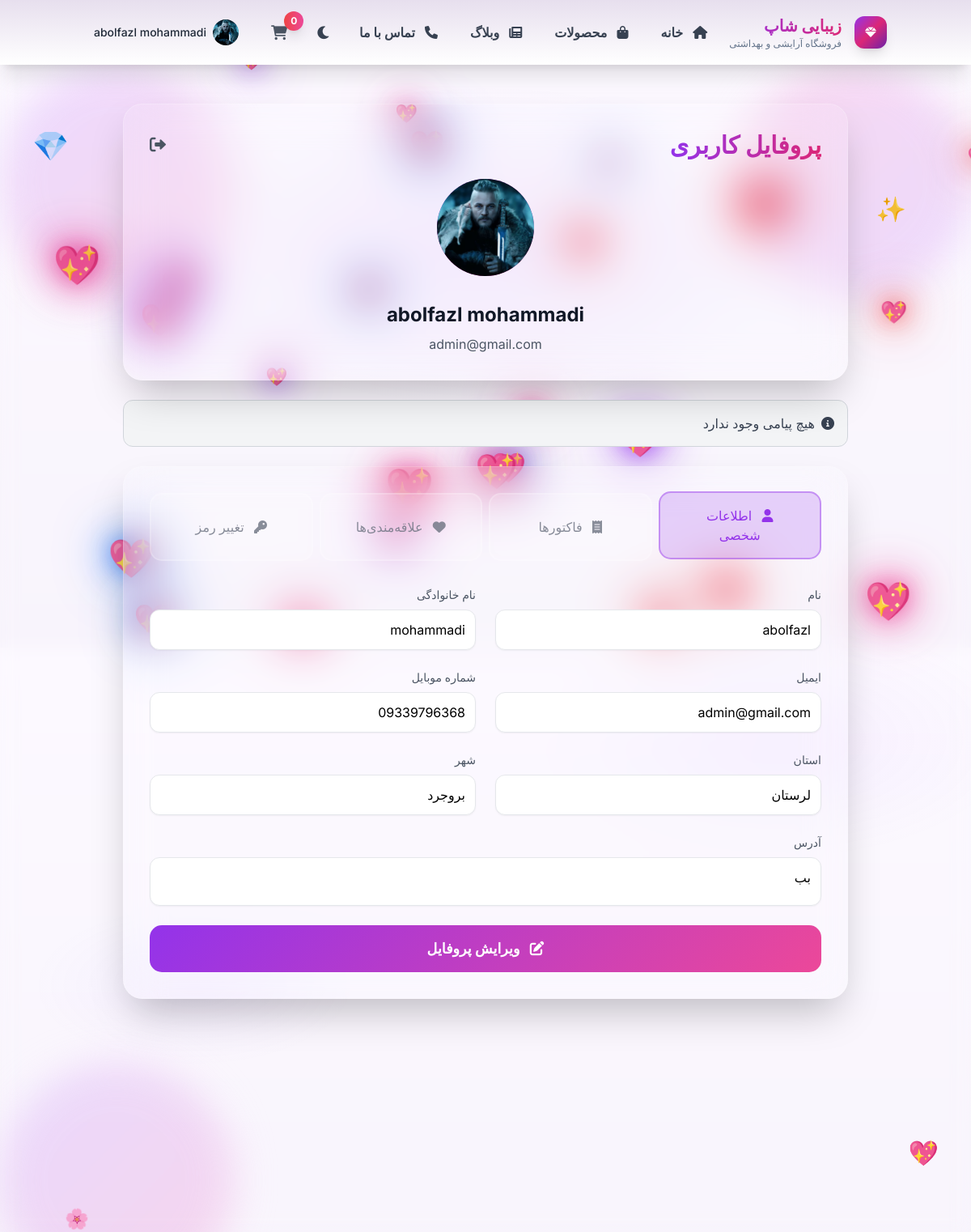
The app's page /accounts/profile/ (signed in) with its own data.
### core/models.py (models this page shows, shortened)
class User(AbstractUser):
    email = models.EmailField(unique=True, verbose_name='ایمیل')
    phone = models.CharField(max_length=11, unique=True, verbose_name='شماره موبایل')
    first_name = models.CharField(max_length=100, verbose_name='نام')
    last_name = models.CharField(max_length=100, verbose_name='نام خانوادگی')
    profile_image = models.ImageField(
        upload_to=user_profile_image_path, blank=True, null=True, verbose_name='عکس پروفایل'
    )
    province = models.ForeignKey(Province, on_delete=models.SET_NULL, null=True, blank=True, verbose_name='استان')
    city = models.ForeignKey(City, on_delete=models.SET_NULL, null=True, blank=True, verbose_name='شهر')
    address = models.CharField(max_length=300, blank=True, null=True, verbose_name='آدرس دقیق')
    updated_at = models.DateTimeField(auto_now=True, verbose_name='تاریخ بروزرسانی')
    USERNAME_FIELD = 'email'
    REQUIRED_FIELDS = ['username']
    class Meta:
        verbose_name = 'کاربر'
        verbose_name_plural = 'کاربران'

class Province(models.Model):
    name = models.CharField(verbose_name=_("اسم استان"), unique=True, max_length=511)

class City(models.Model):
    province = models.ForeignKey(Province, verbose_name=_("استان"), on_delete=models.CASCADE, related_name="cities")
    name = models.CharField(verbose_name=_("اسم شهر"), max_length=511)

### core/views.py (the view)
# urls.py: path('profile/', views.profile, name='profile'),
@login_required
def profile(request):
    user = request.user
    from shop.models import Order, Wishlist
    orders = Order.objects.filter(user=user).order_by('-created_at')
    wishlist = None
    try:
        wishlist = Wishlist.objects.get(user=user)
    except Wishlist.DoesNotExist:
        wishlist = None
    return render(request, 'core/profile.html', {
        'user': user,
        'orders': orders,
        'wishlist': wishlist,
    })

### core/templates/core/profile.html (shortened to what this page needs)
{% extends 'base.html' %}
{% load static %}
{% load date_filters %}
{% block content %}
<div class="min-h-screen py-12 px-4 sm:px-6 lg:px-8 relative overflow-hidden">
    <div class="absolute inset-0 overflow-hidden">
        <div class="absolute top-20 left-10 animate-bounce">
            <div class="text-purple-300 text-4xl">💎</div>
        </div>
        <div class="absolute top-40 right-20 animate-bounce" style="animation-delay: 1s;">
            <div class="text-pink-300 text-3xl">✨</div>
        </div>
        <div class="absolute bottom-20 left-20 animate-bounce" style="animation-delay: 2s;">
            <div class="text-purple-200 text-2xl">🌸</div>
        </div>
        <div class="absolute bottom-40 right-10 animate-bounce" style="animation-delay: 3s;">
            <div class="text-pink-200 text-3xl">💖</div>
        </div>
        <div class="absolute top-0 left-0 w-72 h-72 bg-gradient-to-br from-purple-200 to-pink-200 rounded-full mix-blend-multiply filter blur-xl opacity-70 animate-blob"></div>
        <div class="absolute top-0 right-0 w-72 h-72 bg-gradient-to-br from-pink-200 to-purple-200 rounded-full mix-blend-multiply filter blur-xl opacity-70 animate-blob" style="animation-delay: 2s;"></div>
        <div class="absolute bottom-0 left-0 w-72 h-72 bg-gradient-to-br from-purple-200 to-pink-200 rounded-full mix-blend-multiply filter blur-xl opacity-70 animate-blob" style="animation-delay: 4s;"></div>
    </div>
    <div class="max-w-4xl mx-auto relative z-10">
        <div class="bg-white/10 backdrop-blur-xl border border-white/20 rounded-3xl shadow-2xl p-8 mb-6">
            <div class="flex items-center justify-between mb-6">
                <h1 class="text-3xl font-bold bg-gradient-to-r from-purple-600 to-pink-600 bg-clip-text text-transparent">پروفایل کاربری</h1>
                <a href="{% url 'core:logout' %}" class="text-gray-600 dark:text-gray-400 hover:text-red-600 dark:hover:text-red-400 transition-colors">
                    <i class="fas fa-sign-out-alt text-xl"></i>
                </a>
            </div>
            <div class="text-center">
                <div class="profile-avatar">
                    {% if user.profile_image %}
                        <img src="{{ user.profile_image.url }}?v={{ user.updated_at|date:'U' }}" alt="پروفایل" class="w-full h-full rounded-full object-cover" id="profileImage">
                    {% else %}
                        <span id="profileInitials">{{ user.get_full_name|default:user.email|slice:":2"|upper }}</span>
                    {% endif %}
                </div>
                <h2 class="text-2xl font-bold text-gray-900 dark:text-white mb-2">{{ user.get_full_name|default:user.email }}</h2>
                <p class="text-gray-600 dark:text-gray-400">{{ user.email }}</p>
            </div>
        </div>
        {% if messages %}
            <div class="mb-6">
                <div class="p-4 rounded-xl bg-blue-100 border border-blue-300 text-blue-700">
                    <div class="flex items-center">
                        <i class="fas fa-info-circle ml-2"></i>
                        تعداد پیام‌ها: {{ messages|length }}
                    </div>
                </div>
                {% for message in messages %}
                    <div class="p-4 rounded-xl {% if message.tags == 'error' %}bg-red-100 border border-red-300 text-red-700{% elif message.tags == 'warning' %}bg-yellow-100 border border-yellow-300 text-yellow-700{% else %}bg-green-100 border border-green-300 text-green-700{% endif %}">
                        <div class="flex items-center">
                            {% if message.tags == 'error' %}
                                <i class="fas fa-exclamation-circle ml-2"></i>
                            {% elif message.tags == 'warning' %}
                                <i class="fas fa-exclamation-triangle ml-2"></i>
                            {% else %}
                                <i class="fas fa-check-circle ml-2"></i>
                            {% endif %}
                            {{ message }} ({{ message.tags }})
                        </div>
                    </div>
                {% endfor %}
            </div>
        {% else %}
            <div class="mb-6">
                <div class="p-4 rounded-xl bg-gray-100 border border-gray-300 text-gray-700">
                    <div class="flex items-center">
                        <i class="fas fa-info-circle ml-2"></i>
                        هیچ پیامی وجود ندارد
                    </div>
                </div>
            </div>
        {% endif %}
        <div class="bg-white/10 backdrop-blur-xl border border-white/20 rounded-3xl shadow-2xl p-8">
            <div class="flex gap-2 mb-8" id="profileTabs">
                <button class="tab-button active flex-1" onclick="showProfileTab('info')">
                    <i class="fas fa-user ml-2"></i>
                    اطلاعات شخصی
                </button>
                <button class="tab-button flex-1" onclick="showProfileTab('invoices')">
                    <i class="fas fa-receipt ml-2"></i>
                    فاکتورها
                </button>
                <button class="tab-button flex-1" onclick="showProfileTab('favorites')">
                    <i class="fas fa-heart ml-2"></i>
                    علاقه‌مندی‌ها
                </button>
                <button class="tab-button flex-1" onclick="showProfileTab('password')">
                    <i class="fas fa-key ml-2"></i>
                    تغییر رمز
                </button>
            </div>
            <div id="infoTab" class="profile-tab">
                <div class="grid md:grid-cols-2 gap-6 mb-6">
                    <div class="info-item">
                        <label class="text-sm font-medium text-gray-600 dark:text-gray-400 mb-2 block">نام</label>
                        <div class="p-3 bg-white dark:bg-gray-800 rounded-xl border border-gray-200 dark:border-gray-700 shadow-sm">
                            {{ user.first_name|default:'تعیین نشده' }}
                        </div>
                    </div>
                    <div class="info-item">
                        <label class="text-sm font-medium text-gray-600 dark:text-gray-400 mb-2 block">نام خانوادگی</label>
                        <div class="p-3 bg-white dark:bg-gray-800 rounded-xl border border-gray-200 dark:border-gray-700 shadow-sm">
                            {{ user.last_name|default:'تعیین نشده' }}
                        </div>
                    </div>
                    <div class="info-item">
                        <label class="text-sm font-medium text-gray-600 dark:text-gray-400 mb-2 block">ایمیل</label>
                        <div class="p-3 bg-white dark:bg-gray-800 rounded-xl border border-gray-200 dark:border-gray-700 shadow-sm">
                            {{ user.email }}
                        </div>
                    </div>
                    <div class="info-item">
                        <label class="text-sm font-medium text-gray-600 dark:text-gray-400 mb-2 block">شماره موبایل</label>
                        <div class="p-3 bg-white dark:bg-gray-800 rounded-xl border border-gray-200 dark:border-gray-700 shadow-sm">
                            {{ user.phone|default:'تعیین نشده' }}
                        </div>
                    </div>
                    <div class="info-item">
                        <label class="text-sm font-medium text-gray-600 dark:text-gray-400 mb-2 block">استان</label>
                        <div class="p-3 bg-white dark:bg-gray-800 rounded-xl border border-gray-200 dark:border-gray-700 shadow-sm">
                            {{ user.province.name|default:'تعیین نشده' }}
                        </div>
                    </div>
                    <div class="info-item">
                        <label class="text-sm font-medium text-gray-600 dark:text-gray-400 mb-2 block">شهر</label>
                        <div class="p-3 bg-white dark:bg-gray-800 rounded-xl border border-gray-200 dark:border-gray-700 shadow-sm">
                            {{ user.city.name|default:'تعیین نشده' }}
                        </div>
                    </div>
                </div>
                <div class="info-item mb-6">
                    <label class="text-sm font-medium text-gray-600 dark:text-gray-400 mb-2 block">آدرس</label>
                    <div class="p-3 bg-white dark:bg-gray-800 rounded-xl border border-gray-200 dark:border-gray-700 shadow-sm min-h-[60px]">
                        {{ user.address|default:'تعیین نشده' }}
                    </div>
                </div>
                <div class="flex gap-4">
                    <a href="{% url 'core:edit_profile' %}" class="btn-primary flex-1 text-center">
                        <i class="fas fa-edit ml-2"></i>
                        ویرایش پروفایل
                    </a>
                </div>
            </div>
        </div>
    </div>
</div>
{% endblock %}

### templates/base.html (shortened to what this page needs)
{% load static %}
{% load date_filters %}
<!DOCTYPE html>
<html lang="fa" dir="rtl">
<head>
    <script src="https://cdn.tailwindcss.com"></script>
    <link rel="stylesheet" href="https://cdnjs.cloudflare.com/ajax/libs/font-awesome/6.0.0/css/all.min.css">
    <link rel="stylesheet" href="https://cdn.jsdelivr.net/npm/bootstrap-icons@1.12.1/font/bootstrap-icons.min.css" />
    <link rel="stylesheet" href="{% static 'css/main.css' %}" />
    <link rel="stylesheet" href="{% static 'css/home.css' %}" />
    <script src="https://cdn.tailwindcss.com"></script>
</head>
<body class="theme-bg-secondary">
    <div class="hearts-background" id="hearts-bg"></div>
    <header class="theme-bg shadow-xl sticky top-0 z-40 backdrop-blur-md bg-white/95 dark:bg-gray-900/95">
        <div class="container mx-auto px-4">
            <div class="flex items-center justify-between py-3">
                <div class="flex items-center gap-4">
                    <div class="w-10 h-10 bg-gradient-to-br from-purple-600 via-pink-600 to-purple-800 rounded-xl flex items-center justify-center shadow-lg transform hover:scale-105 transition-transform">
                        <i class="fas fa-gem text-white text-sm"></i>
                    </div>
                    <div>
                        <h1 class="text-xl font-bold bg-gradient-to-r from-purple-600 to-pink-600 bg-clip-text text-transparent">زیبایی شاپ</h1>
                        <p class="text-xs theme-text-secondary font-medium">فروشگاه آرایشی و بهداشتی</p>
                    </div>
                </div>
                <nav class="desktop-nav hidden lg:flex items-center gap-2">
                    <a href="{% url 'home' %}" class="nav-link px-4 py-2 rounded-lg font-semibold hover:bg-purple-50 dark:hover:bg-purple-900/20 hover:text-purple-600 transition-all duration-300 relative group text-gray-700 dark:text-gray-300">
                        <i class="fas fa-home ml-2 text-gray-700 dark:text-gray-300"></i>
                        خانه
                    </a>
                    <a href="{% url 'shop:product_list' %}" class="nav-link px-4 py-2 rounded-lg font-semibold hover:bg-purple-50 dark:hover:bg-purple-900/20 hover:text-purple-600 transition-all duration-300 relative group text-gray-700 dark:text-gray-300">
                        <i class="fas fa-shopping-bag ml-2 text-gray-700 dark:text-gray-300"></i>
                        محصولات
                    </a>
                    <a href="{% url 'blog:blog_home' %}" class="nav-link px-4 py-2 rounded-lg font-semibold hover:bg-purple-50 dark:hover:bg-purple-900/20 hover:text-purple-600 transition-all duration-300 relative group text-gray-700 dark:text-gray-300">
                        <i class="fas fa-newspaper ml-2 text-gray-700 dark:text-gray-300"></i>
                        وبلاگ
                    </a>
                    <a href="#" class="nav-link px-4 py-2 rounded-lg font-semibold hover:bg-purple-50 dark:hover:bg-purple-900/20 hover:text-purple-600 transition-all duration-300 relative group text-gray-700 dark:text-gray-300">
                        <i class="fas fa-phone ml-2 text-gray-700 dark:text-gray-300"></i>
                        تماس با ما
                    </a>
                </nav>
                <div class="flex items-center gap-3">
                    <button onclick="toggleTheme()" class="p-2 text-gray-700 dark:text-gray-200 hover:text-purple-600 transition-colors">
                        <i id="theme-icon" class="fas fa-moon text-lg"></i>
                    </button>
                    <a href="{% url 'shop:cart' %}" class="nav-link px-4 py-2 rounded-lg font-semibold hover:bg-purple-50 dark:hover:bg-purple-900/20 hover:text-purple-600 transition-all duration-300 relative group text-gray-700 dark:text-gray-300">
                        <i class="fas fa-shopping-cart text-lg text-gray-600 dark:text-gray-200"></i>
                        <span id="cart-count" class="absolute -top-1 -right-1 bg-gradient-to-r from-red-500 to-pink-500 text-white text-xs rounded-full w-6 h-6 flex items-center justify-center font-bold shadow-lg animate-pulse">0</span>
                    </a>
                 {% if user.is_authenticated %}
                     <a href="{% url 'core:profile' %}" class="hidden lg:flex items-center gap-2 p-3 rounded-xl hover:bg-gray-100 dark:hover:bg-gray-700 transition-all duration-300 transform hover:scale-105">
                         {% if user.profile_image %}
                             <img src="{{ user.profile_image.url }}" alt="پروفایل" class="w-8 h-8 rounded-full object-cover">
                         {% else %}
                             <div class="w-8 h-8 bg-gradient-to-br from-purple-600 to-pink-600 rounded-full flex items-center justify-center">
                                 <i class="fas fa-user text-white text-sm"></i>
                             </div>
                         {% endif %}
                         <span class="text-sm font-medium text-gray-800 dark:text-gray-200 hidden md:block">{{ user.get_full_name|default:user.email }}</span>
                     </a>
                 {% endif %}
                </div>
            </div>
        </div>
    </header>
    {% block content %}
    {% endblock %}
</body>
</html>

### records on screen
User: profile_image (placeholder picture), get_full_name "abolfazl mohammadi", email "admin@gmail.com", first_name "abolfazl", last_name "mohammadi", phone "09339796368", province.name "لرستان", city.name "بروجرد", address "بب"
